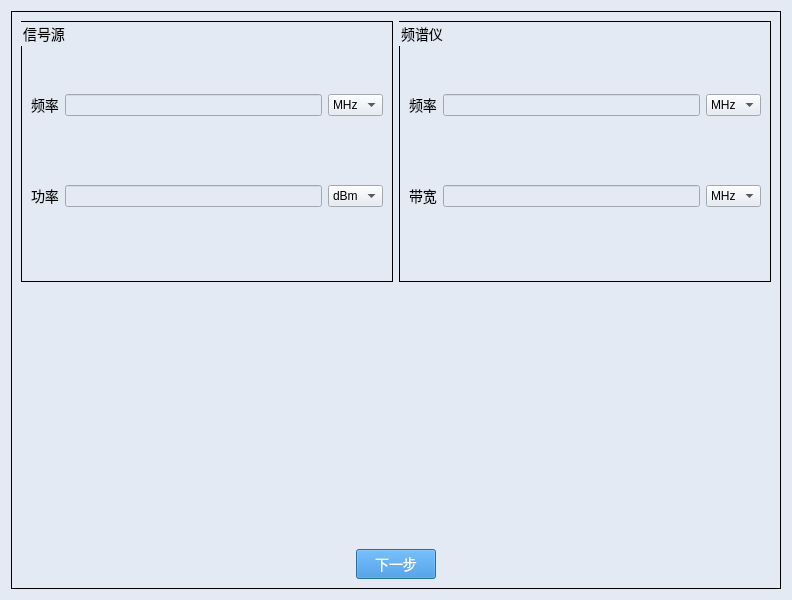
<?xml version="1.0" encoding="UTF-8"?>
<ui version="4.0">
 <class>Dialog</class>
 <widget class="QDialog" name="Dialog">
  <property name="geometry">
   <rect>
    <x>0</x>
    <y>0</y>
    <width>792</width>
    <height>600</height>
   </rect>
  </property>
  <property name="font">
   <font>
    <family>Microsoft YaHei</family>
    <pointsize>14</pointsize>
   </font>
  </property>
  <property name="windowTitle">
   <string>Dialog</string>
  </property>
  <property name="styleSheet">
   <string notr="true">
QWidget{
background-color:#E3EAF4;
}
QLineEdit{
background-color:#E3EAF4;
}
QDialog{
background-color:#E3EAF4;
margin-top:10px;
}
QLabel{
font-size:14px;
font-family:Microsoft YaHei;
background-color:#E3EAF4;
}
QGroupBox{
font-size:14px;
font-family:Microsoft YaHei;
border:1px solid rgb(0, 0, 0);
background-color:#E3EAF4;
}
QPushButton{
background-color:#2884D8;
color: #FFFFFF;
font-size:14px;
font-family:Microsoft YaHei;
}
QTextBrowser{
border-width:0;
border-style:outset;
background-color:#E3EAF4;
}
QGraphicsView{
background-color:#E3EAF4;
border-width:0;
border-style:outset;
}</string>
  </property>
  <layout class="QGridLayout" name="gridLayout_2">
   <item row="0" column="0">
    <widget class="QGroupBox" name="groupBox">
     <property name="title">
      <string/>
     </property>
     <layout class="QGridLayout" name="gridLayout_4" rowstretch="1,0,1,0">
      <item row="3" column="0" colspan="2">
       <layout class="QGridLayout" name="gridLayout">
        <item row="0" column="0">
         <spacer name="horizontalSpacer">
          <property name="orientation">
           <enum>Qt::Horizontal</enum>
          </property>
          <property name="sizeHint" stdset="0">
           <size>
            <width>40</width>
            <height>20</height>
           </size>
          </property>
         </spacer>
        </item>
        <item row="0" column="1">
         <widget class="QPushButton" name="pushButton_next">
          <property name="text">
           <string>下一步</string>
          </property>
         </widget>
        </item>
        <item row="0" column="2">
         <spacer name="horizontalSpacer_2">
          <property name="orientation">
           <enum>Qt::Horizontal</enum>
          </property>
          <property name="sizeHint" stdset="0">
           <size>
            <width>40</width>
            <height>20</height>
           </size>
          </property>
         </spacer>
        </item>
       </layout>
      </item>
      <item row="0" column="0" rowspan="2" colspan="2">
       <layout class="QHBoxLayout" name="horizontalLayout">
        <item>
         <widget class="QGroupBox" name="groupBox_2">
          <property name="title">
           <string>信号源</string>
          </property>
          <layout class="QGridLayout" name="gridLayout_3">
           <item row="0" column="2">
            <widget class="QComboBox" name="comboBox_sg_freq">
             <item>
              <property name="text">
               <string>MHz</string>
              </property>
             </item>
            </widget>
           </item>
           <item row="0" column="1">
            <widget class="QLineEdit" name="lineEdit_freq_sg"/>
           </item>
           <item row="1" column="0">
            <widget class="QLabel" name="label_2">
             <property name="text">
              <string>功率</string>
             </property>
            </widget>
           </item>
           <item row="0" column="0">
            <widget class="QLabel" name="label">
             <property name="text">
              <string>频率</string>
             </property>
            </widget>
           </item>
           <item row="1" column="1">
            <widget class="QLineEdit" name="lineEdit_power_sg"/>
           </item>
           <item row="1" column="2">
            <widget class="QComboBox" name="comboBox_sg_power">
             <item>
              <property name="text">
               <string>dBm</string>
              </property>
             </item>
            </widget>
           </item>
          </layout>
         </widget>
        </item>
        <item>
         <widget class="QGroupBox" name="groupBox_4">
          <property name="title">
           <string>频谱仪</string>
          </property>
          <layout class="QGridLayout" name="gridLayout_5">
           <item row="0" column="1">
            <widget class="QLineEdit" name="lineEdit_freq_sa"/>
           </item>
           <item row="1" column="0">
            <widget class="QLabel" name="label_8">
             <property name="text">
              <string>带宽</string>
             </property>
            </widget>
           </item>
           <item row="1" column="2">
            <widget class="QComboBox" name="comboBox_sa_bw">
             <item>
              <property name="text">
               <string>MHz</string>
              </property>
             </item>
            </widget>
           </item>
           <item row="0" column="2">
            <widget class="QComboBox" name="comboBox_sa_freq">
             <item>
              <property name="text">
               <string>MHz</string>
              </property>
             </item>
            </widget>
           </item>
           <item row="0" column="0">
            <widget class="QLabel" name="label_7">
             <property name="text">
              <string>频率</string>
             </property>
            </widget>
           </item>
           <item row="1" column="1">
            <widget class="QLineEdit" name="lineEdit_bw_sa"/>
           </item>
          </layout>
         </widget>
        </item>
       </layout>
      </item>
     </layout>
    </widget>
   </item>
  </layout>
 </widget>
 <resources>
  <include location="iconQrc.qrc"/>
 </resources>
 <connections/>
</ui>
